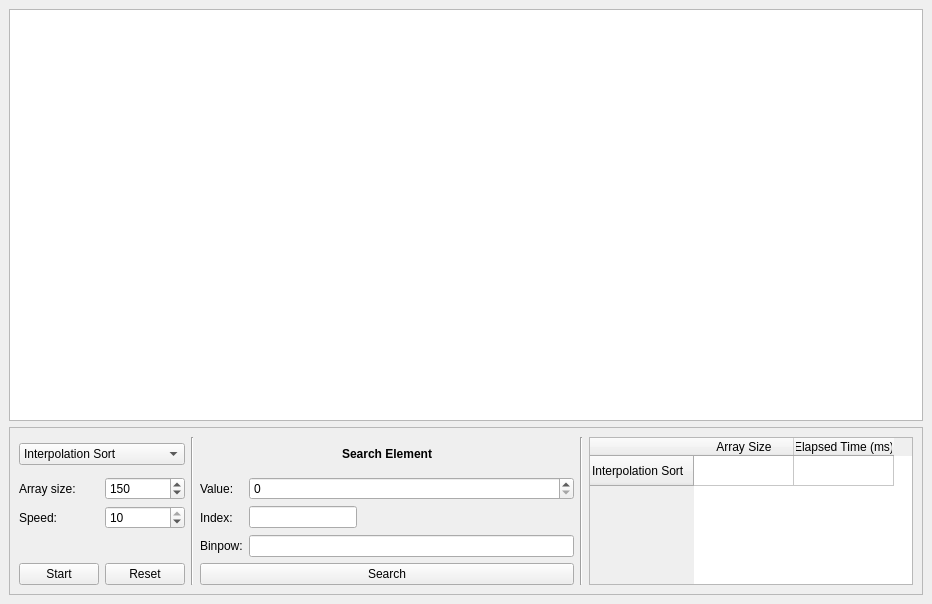
<?xml version="1.0" encoding="UTF-8"?>
<ui version="4.0">
 <class>MainWindow</class>
 <widget class="QMainWindow" name="MainWindow">
  <property name="geometry">
   <rect>
    <x>0</x>
    <y>0</y>
    <width>926</width>
    <height>600</height>
   </rect>
  </property>
  <property name="windowTitle">
   <string>MainWindow</string>
  </property>
  <widget class="QWidget" name="centralwidget">
   <layout class="QGridLayout" name="gridLayout">
    <item row="0" column="0">
     <widget class="QGraphicsView" name="graphicsView">
      <property name="enabled">
       <bool>true</bool>
      </property>
      <property name="sizePolicy">
       <sizepolicy hsizetype="Expanding" vsizetype="Expanding">
        <horstretch>0</horstretch>
        <verstretch>0</verstretch>
       </sizepolicy>
      </property>
      <property name="minimumSize">
       <size>
        <width>914</width>
        <height>412</height>
       </size>
      </property>
     </widget>
    </item>
    <item row="1" column="0">
     <widget class="QFrame" name="frame_2">
      <property name="frameShape">
       <enum>QFrame::StyledPanel</enum>
      </property>
      <property name="frameShadow">
       <enum>QFrame::Raised</enum>
      </property>
      <layout class="QGridLayout" name="gridLayout_3">
       <item row="3" column="4">
        <widget class="QSpinBox" name="searchSpinBox">
         <property name="sizePolicy">
          <sizepolicy hsizetype="Minimum" vsizetype="Fixed">
           <horstretch>0</horstretch>
           <verstretch>0</verstretch>
          </sizepolicy>
         </property>
         <property name="maximum">
          <number>300</number>
         </property>
        </widget>
       </item>
       <item row="6" column="0">
        <widget class="QPushButton" name="startButton">
         <property name="text">
          <string>Start</string>
         </property>
        </widget>
       </item>
       <item row="0" column="6" rowspan="7">
        <widget class="QTableWidget" name="resultTable">
         <row>
          <property name="text">
           <string>Interpolation Sort</string>
          </property>
         </row>
         <column>
          <property name="text">
           <string>Array Size</string>
          </property>
         </column>
         <column>
          <property name="text">
           <string>Elapsed Time (ms)</string>
          </property>
         </column>
        </widget>
       </item>
       <item row="3" column="1">
        <widget class="QSpinBox" name="arraySizeSpinBox">
         <property name="sizePolicy">
          <sizepolicy hsizetype="Preferred" vsizetype="Fixed">
           <horstretch>0</horstretch>
           <verstretch>0</verstretch>
          </sizepolicy>
         </property>
         <property name="minimum">
          <number>1</number>
         </property>
         <property name="maximum">
          <number>300</number>
         </property>
         <property name="value">
          <number>150</number>
         </property>
        </widget>
       </item>
       <item row="0" column="2" rowspan="7">
        <widget class="Line" name="line_2">
         <property name="orientation">
          <enum>Qt::Vertical</enum>
         </property>
        </widget>
       </item>
       <item row="4" column="1">
        <widget class="QSpinBox" name="speedSpinBox">
         <property name="sizePolicy">
          <sizepolicy hsizetype="Preferred" vsizetype="Fixed">
           <horstretch>0</horstretch>
           <verstretch>0</verstretch>
          </sizepolicy>
         </property>
         <property name="minimum">
          <number>1</number>
         </property>
         <property name="maximum">
          <number>10</number>
         </property>
         <property name="value">
          <number>10</number>
         </property>
        </widget>
       </item>
       <item row="3" column="3">
        <widget class="QLabel" name="label_4">
         <property name="text">
          <string>Value:</string>
         </property>
        </widget>
       </item>
       <item row="0" column="5" rowspan="7">
        <widget class="Line" name="line">
         <property name="orientation">
          <enum>Qt::Vertical</enum>
         </property>
        </widget>
       </item>
       <item row="4" column="3">
        <widget class="QLabel" name="label_3">
         <property name="sizePolicy">
          <sizepolicy hsizetype="Maximum" vsizetype="Preferred">
           <horstretch>0</horstretch>
           <verstretch>0</verstretch>
          </sizepolicy>
         </property>
         <property name="text">
          <string>Index:</string>
         </property>
        </widget>
       </item>
       <item row="4" column="4">
        <widget class="QLineEdit" name="resultLineEdit">
         <property name="sizePolicy">
          <sizepolicy hsizetype="Maximum" vsizetype="Fixed">
           <horstretch>0</horstretch>
           <verstretch>0</verstretch>
          </sizepolicy>
         </property>
         <property name="readOnly">
          <bool>true</bool>
         </property>
        </widget>
       </item>
       <item row="1" column="0" colspan="2">
        <widget class="QComboBox" name="sortersComboBox">
         <item>
          <property name="text">
           <string>Interpolation Sort</string>
          </property>
         </item>
        </widget>
       </item>
       <item row="6" column="1">
        <widget class="QPushButton" name="resetButton">
         <property name="sizePolicy">
          <sizepolicy hsizetype="Maximum" vsizetype="Fixed">
           <horstretch>0</horstretch>
           <verstretch>0</verstretch>
          </sizepolicy>
         </property>
         <property name="text">
          <string>Reset</string>
         </property>
        </widget>
       </item>
       <item row="4" column="0">
        <widget class="QLabel" name="label_5">
         <property name="sizePolicy">
          <sizepolicy hsizetype="Preferred" vsizetype="Preferred">
           <horstretch>0</horstretch>
           <verstretch>0</verstretch>
          </sizepolicy>
         </property>
         <property name="text">
          <string>Speed:</string>
         </property>
        </widget>
       </item>
       <item row="1" column="3" colspan="2">
        <widget class="QLabel" name="label_2">
         <property name="font">
          <font>
           <weight>75</weight>
           <bold>true</bold>
          </font>
         </property>
         <property name="text">
          <string>Search Element</string>
         </property>
         <property name="alignment">
          <set>Qt::AlignCenter</set>
         </property>
        </widget>
       </item>
       <item row="3" column="0">
        <widget class="QLabel" name="label">
         <property name="sizePolicy">
          <sizepolicy hsizetype="Maximum" vsizetype="Preferred">
           <horstretch>0</horstretch>
           <verstretch>0</verstretch>
          </sizepolicy>
         </property>
         <property name="text">
          <string>Array size:</string>
         </property>
        </widget>
       </item>
       <item row="5" column="3">
        <widget class="QLabel" name="label_6">
         <property name="text">
          <string>Binpow:</string>
         </property>
        </widget>
       </item>
       <item row="5" column="4">
        <widget class="QLineEdit" name="binpowLineEdit"/>
       </item>
       <item row="6" column="3" colspan="2">
        <widget class="QPushButton" name="searchButton">
         <property name="text">
          <string>Search</string>
         </property>
        </widget>
       </item>
      </layout>
     </widget>
    </item>
   </layout>
  </widget>
 </widget>
 <resources/>
 <connections/>
</ui>
